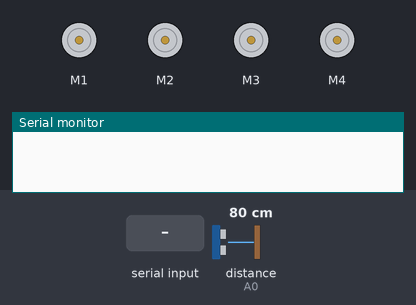
The sketch below on a simulated Arduino Uno, built with avr-gcc and run on an emulated ATmega328P. Shown: 4 × DC motor (green arrow = forward, orange = backward, longer = faster), the last lines printed to the serial monitor. The inputs (shaded band) are chosen by the test bench; at power-on: distance to the obstacle (sensor on A0) 80 cm. The echo pulse lasts 58.3 µs per cm.

Above: at 1.2 s.
1.3 s: "U" received over Serial
At 1.7 s:
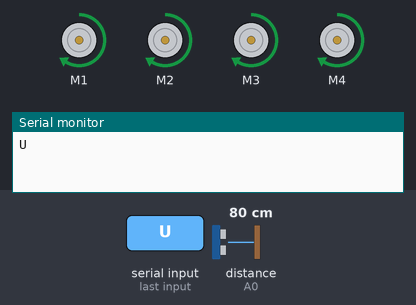
2.8 s: "D" received over Serial
At 4.0 s:
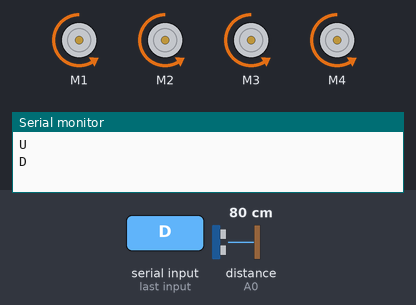
4.3 s: "R" received over Serial
At 5.0 s:
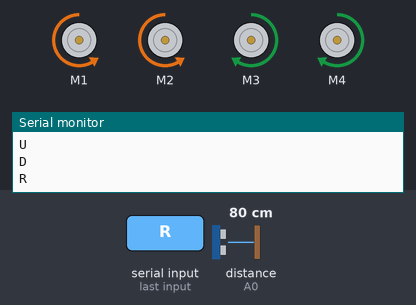
5.8 s: "L" received over Serial
At 6.2 s:
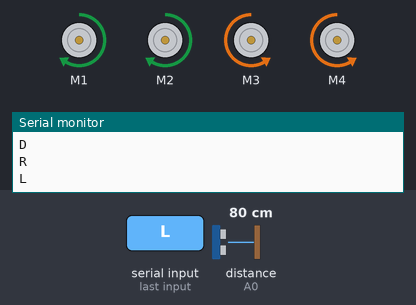
Timing chart, 0 to 8.3 s (numbered marks = the images above; inputs shaded):
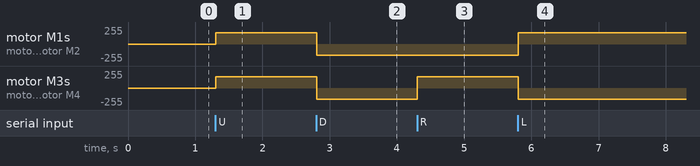

Measured:
- after the input at 1.3 s, motor M1–4: stopped → forward 170/255 at once
- after the input at 2.8 s, motor M1–4: forward 170/255 → backward 170/255 at once
- after the input at 4.3 s, motor M3, motor M4: backward 170/255 → forward 170/255 at once
- after the input at 5.8 s, motor M1, motor M2: backward 170/255 → forward 170/255 at once; motor M3, motor M4: forward 170/255 → backward 170/255 at once

The sketch:

af_motor_shield_bluetooth.ino
```cpp
#include <Servo.h>
#include <AFMotor.h>

#define Echo  A0
#define Trig  A1
#define SERVO_PIN 10
#define SPEED     170

AF_DCMotor M1(1);
AF_DCMotor M2(2);
AF_DCMotor M3(3);
AF_DCMotor M4(4);

char value;

void setup() {
  Serial.begin(9600);
  pinMode(Trig, OUTPUT);
  pinMode(Echo, INPUT);
  M1.setSpeed(SPEED);
  M2.setSpeed(SPEED);
  M3.setSpeed(SPEED);
  M4.setSpeed(SPEED);
}

void loop() {
  if (Serial.available() > 0) {
    value = Serial.read();
    Serial.println(value);
  }

  if (value == 'U') {
    if (ultrasonic() <= 20) {
      Stop();
      Serial.println("Obkect detected! Stopped.");
    } else {
      forward();
    }
  }
  else if (value == 'D') { backward(); }
  else if (value == 'R') { right();    }
  else if (value == 'L') { left();     }
  else if (value == 'S') { Stop();     }
}

int ultrasonic() {
  digitalWrite(Trig, LOW);
  delayMicroseconds(4);
  digitalWrite(Trig, HIGH);
  delayMicroseconds(10);
  digitalWrite(Trig, LOW);
  long t  = pulseIn(Echo, HIGH, 30000UL);
  long cm = t / 29 / 2;
  return (int)cm;
}
void forward() {
  M1.run(FORWARD);  M2.run(FORWARD);
  M3.run(FORWARD);  M4.run(FORWARD);
}
void backward() {
  M1.run(BACKWARD); M2.run(BACKWARD);
  M3.run(BACKWARD); M4.run(BACKWARD);
}
void right() {
  M1.run(BACKWARD); M2.run(BACKWARD);
  M3.run(FORWARD);  M4.run(FORWARD);
}
void left() {
  M1.run(FORWARD);  M2.run(FORWARD);
  M3.run(BACKWARD); M4.run(BACKWARD);
}
void Stop() {
  M1.run(RELEASE);  M2.run(RELEASE);
  M3.run(RELEASE);  M4.run(RELEASE);
}
```
